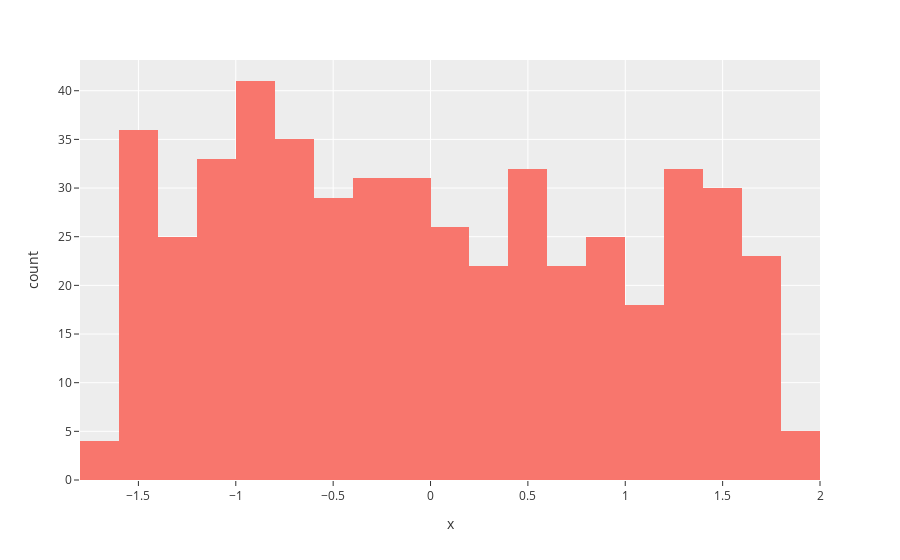

The code cell stored with this chart in its notebook:
### Markdown cell above
Column W seems to be neither normally distributed nor continuous uniform

### Code cell
fig = px.histogram(datazscore, x='x'  ,template='ggplot2')
fig.show("png")

### Figure 1 — Plotly figure (JSON) as saved in the notebook; plotly's stock layout.template omitted (floating-point values rounded to 4 significant figures; data arrays with more than 128 entries replaced by an {"elided": "..."} marker saying what was removed)
{"data": [{"alignmentgroup": "True", "bingroup": "x", "hovertemplate": "x=%{x}<br>count=%{y}<extra></extra>", "legendgroup": "", "marker": {"color": "#F8766D"}, "name": "", "offsetgroup": "", "orientation": "v", "showlegend": false, "type": "histogram", "x": {"elided": "500 float values"}, "xaxis": "x", "yaxis": "y"}], "layout": {"barmode": "relative", "legend": {"tracegroupgap": 0}, "margin": {"t": 60}, "xaxis": {"anchor": "y", "domain": [0, 1], "title": {"text": "x"}}, "yaxis": {"anchor": "x", "domain": [0, 1], "title": {"text": "count"}}}}
